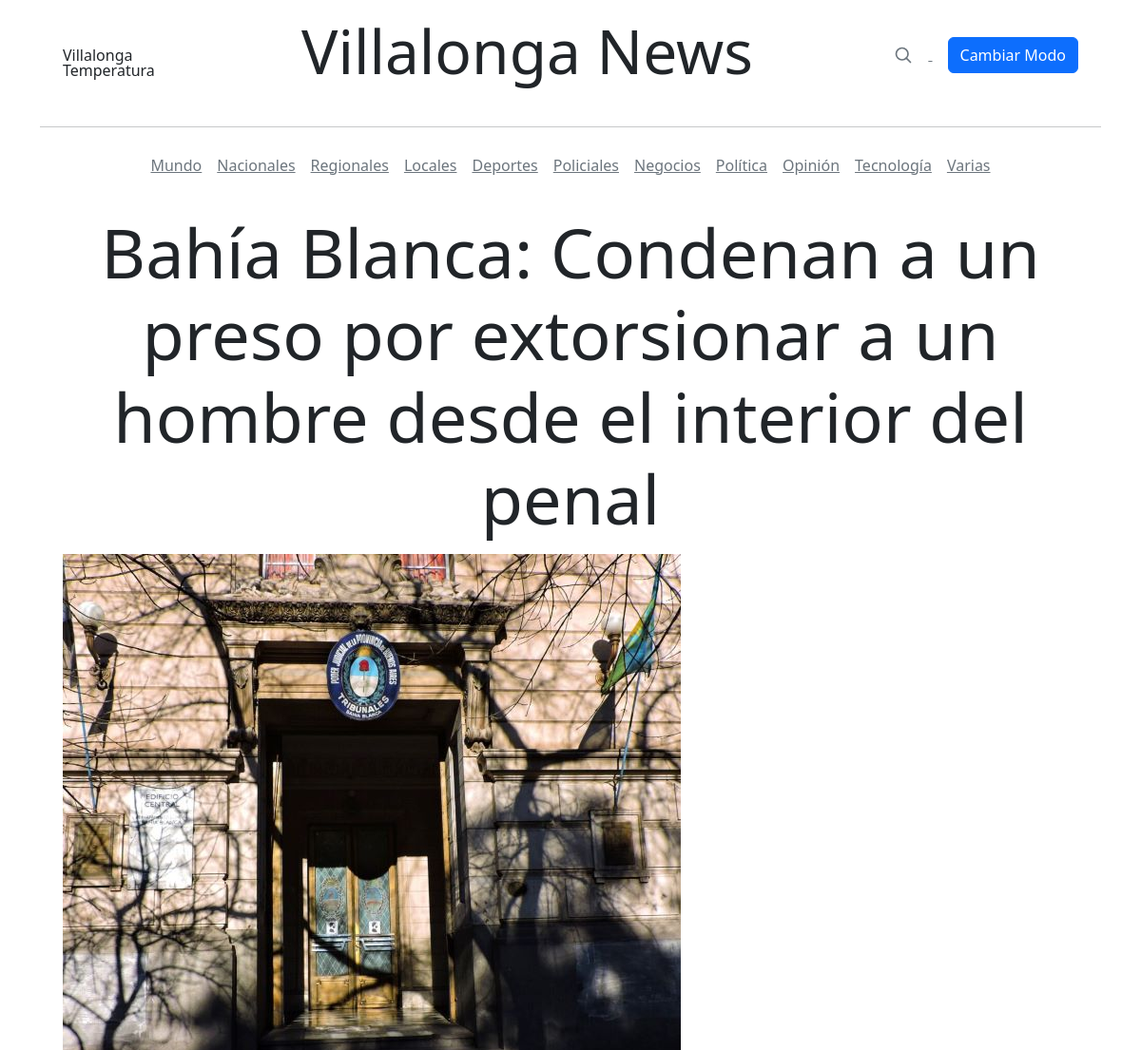
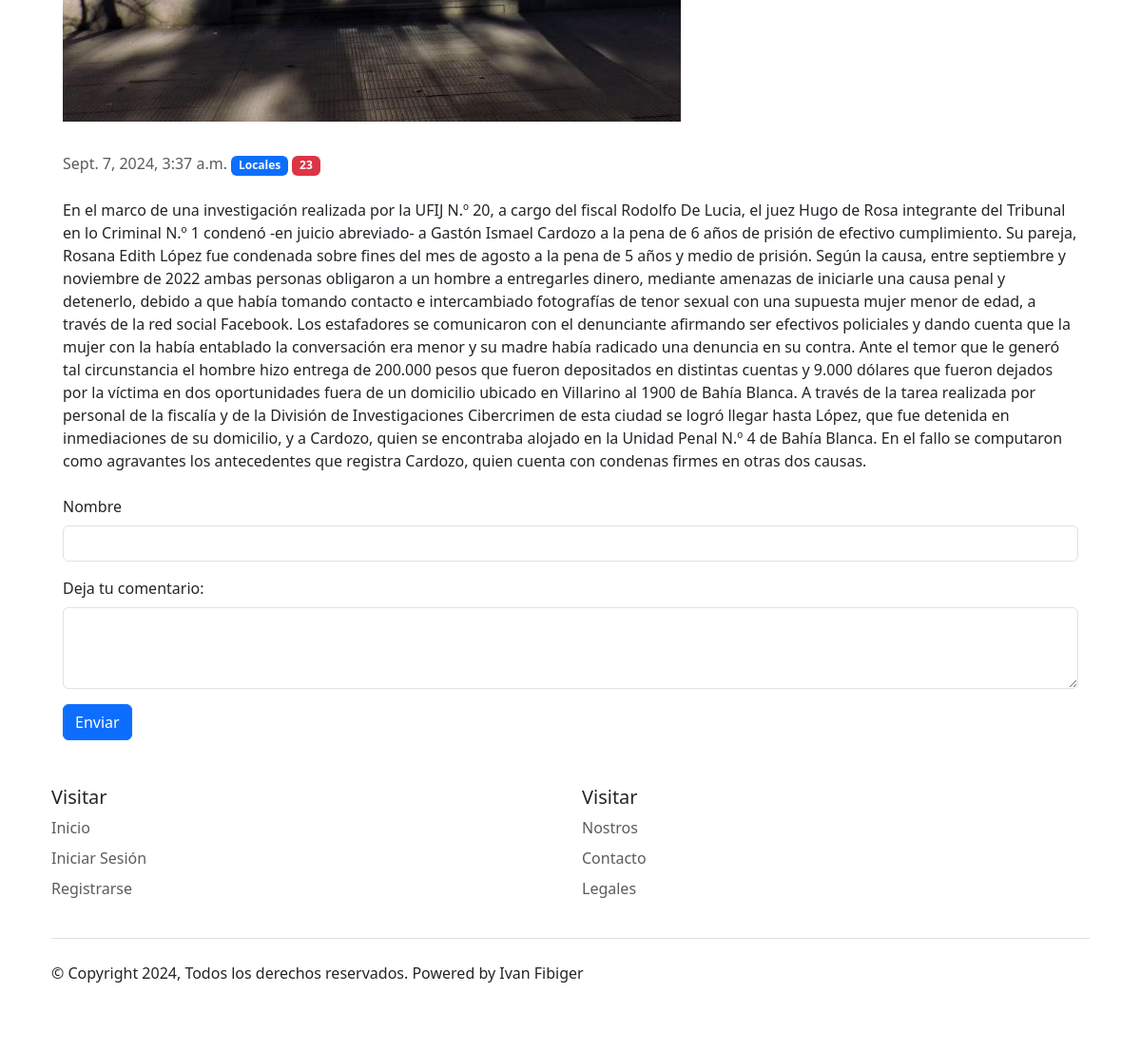
The page /articulo/1/ on the database its author committed (2 pictures, top to bottom).
### core/models.py (models this page shows, shortened)
class Article(models.Model):
    title = models.CharField(max_length=250)
    lead = models.TextField(null=True)
    body = models.TextField()
    media = models.FileField(upload_to='media/', null=True, blank=True)
    media_footer = models.CharField(max_length=250, blank=True)
    author = models.ForeignKey(User, on_delete=models.CASCADE, related_name='articles')
    category = models.ForeignKey(Category, on_delete=models.CASCADE)
    published_date = models.DateTimeField(auto_now_add=True)
    updated_date = models.DateTimeField(auto_now=True)
    is_featured = models.BooleanField(default=False)
    is_important = models.BooleanField(default=False)
    class Meta:
        ordering = ['-published_date']

class Category(models.Model):
    name = models.CharField(max_length=60, unique=True)
    def __str__(self):
        return self.name

### core/views.py (the view)
# urls.py: path('articulo/<int:id>/', views.article_detail, name='article_detail'),
def article_detail(request, id):
    article_detail = get_object_or_404(Article, id=id)
    return render(request, 'articulo.html', {'article_detail': article_detail})

### core/templates/articulo.html (shortened to what this page needs)
{% load static %}
<!DOCTYPE html>
<html lang="es">
<head>
  <link href="https://cdn.jsdelivr.net/npm/bootstrap@5.3.2/dist/css/bootstrap.min.css" rel="stylesheet"
>
  <link rel="stylesheet" type="text/css"
    href="https://cdnjs.cloudflare.com/ajax/libs/slick-carousel/1.8.1/slick.min.css" />
  <link rel="stylesheet" type="text/css"
    href="https://cdnjs.cloudflare.com/ajax/libs/slick-carousel/1.8.1/slick-theme.min.css" />
  <link rel="stylesheet" href="{% static 'css/blog.css' %}">
</head>
<body>
  <div class="container">
<div class="container">
  <header class="blog-header lh-1 py-3">
    <div class="container">
      <div class="row flex-nowrap justify-content-between align-items-center">
        <div class="col-4 col-sm-2">
          <div id="weatherWidget" class="tie-weather-widget is-animated d-none d-sm-block" title="Weather">
            <div class="weather-wrap">
              <div class="weather-forecast-day small-weather-icons">
                <div class="weather-icon">
                </div>
              </div>
              <div class="city-data">
                <span id="cityName">Villalonga</span>
                <span id="weatherTemp" class="weather-current-temp">Temperatura</span>
              </div>
            </div>
          </div>
        </div>
        <div class="col-4 col-sm-6 text-center">
          <h1 class="display-3 text-center"><a class="blog-header-logo text-dark" href="{% url 'index' %}" id="titulo-principal">Villalonga News</a></h1>
        </div>
        <div class="col-4 col-sm-3 text-end">
          <div id="collapseButtons" class="collapse d-sm-block">
            <a class="link-secondary me-3 d-none d-sm-inline" href="#" aria-label="Search">
              <svg xmlns="http://www.w3.org/2000/svg" width="20" height="20" fill="none" stroke="currentColor"
                stroke-linecap="round" stroke-linejoin="round" stroke-width="2" class="mx-3" role="img"
                viewBox="0 0 24 24">
                <title>Search</title>
                <circle cx="10.5" cy="10.5" r="7.5"></circle>
                <path d="M21 21l-5.2-5.2"></path>
              </svg>
            </a>
            <button id="modoBtn" class="btn btn-primary">Cambiar Modo</button>
          </div>
        </div>
      </div>
    </div>
  </header>
</div>
<hr>
<div class="nav-scroller py-1 mb-2">
  <nav class="nav d-flex justify-content-center">
    <a class="p-2 link-secondary" href="{% url 'category_detail' 'Mundo' %}">Mundo</a>
    <a class="p-2 link-secondary" href="{% url 'category_detail' 'Nacionales' %}">Nacionales</a>
    <a class="p-2 link-secondary" href="{% url 'category_detail' 'Regionales' %}">Regionales</a>
    <a class="p-2 link-secondary" href="{% url 'category_detail' 'Locales' %}">Locales</a>
    <a class="p-2 link-secondary" href="{% url 'category_detail' 'Deportes' %}">Deportes</a>
    <a class="p-2 link-secondary" href="{% url 'category_detail' 'Policiales' %}">Policiales</a>
    <a class="p-2 link-secondary" href="{% url 'category_detail' 'Negocios' %}">Negocios</a>
    <a class="p-2 link-secondary" href="{% url 'category_detail' 'Politica' %}">Política</a>
    <a class="p-2 link-secondary" href="{% url 'category_detail' 'Opinión' %}">Opinión</a>
    <a class="p-2 link-secondary" href="{% url 'category_detail' 'Tecnologia' %}">Tecnología</a>
    <a class="p-2 link-secondary" href="{% url 'category_detail' 'Varias' %}">Varias</a>
  </nav>
</div>
  <div class="container-fluid">
    <main class="mt-4">
      <div class="container">
        <h2 class="mb-3 text-center display-2">{{article_detail.title}}</h2>
        <img src="{{ article_detail.media.url }}" alt="{{ article_detail.title }}" class="img-fluid mb-3">
        <span class="text-muted mr-2">{{ article_detail.published_date }}</span>
        <span class="badge bg-primary text-light mr-2">{{ article_detail.category}}</span>
        <span class="badge bg-danger"> 23</span>
        <p class="mt-4">
          {{article_detail.body}}
        </p>
        <form action="" class="mt-4">
          <div class="mb-3">
            <label for="FormControlInput1" class="form-label">Nombre</label>
            <input type="email" class="form-control" id="FormControlInput1">
          </div>
          <div class="mb-3">
            <label for="FormControlTextarea1" class="form-label">Deja tu comentario: </label>
            <textarea class="form-control" id="FormControlTextarea1" rows="3"></textarea>
          </div>
          <button type="button" class="btn btn-primary">Enviar</button>
        </form>
      </div>
    </main>
  </div>
    <div class="container">
      <footer class="py-5">
        <div class="row">
          <div class="col-6 col-md-6 mb-2">
            <h5>Visitar</h5>
            <ul class="nav flex-column">
              <li class="nav-item mb-2"><a href="{% url 'index' %}" class="nav-link p-0 text-body-secondary">Inicio</a></li>
              <li class="nav-item mb-2"><a href="#" class="nav-link p-0 text-body-secondary">Iniciar Sesión</a></li>
              <li class="nav-item mb-2"><a href="#" class="nav-link p-0 text-body-secondary">Registrarse</a></li>
            </ul>
          </div>
          <div class="col-6 col-md-6 mb-2">
            <h5>Visitar</h5>
            <ul class="nav flex-column">
              <li class="nav-item mb-2"><a href="#" class="nav-link p-0 text-body-secondary">Nostros</a></li>
              <li class="nav-item mb-2"><a href="#" class="nav-link p-0 text-body-secondary">Contacto</a></li>
              <li class="nav-item mb-2"><a href="#" class="nav-link p-0 text-body-secondary">Legales</a></li>
            </ul>
          </div>
        </div>
        <div class="d-flex flex-column flex-sm-row justify-content-between py-4 my-4 border-top">
          <p>© Copyright 2024, Todos los derechos reservados. Powered by Ivan Fibiger</p>
          <ul class="list-unstyled d-flex">
            <li class="ms-3"><a class="link-body-emphasis" href="#"><svg class="bi" width="24" height="24">
                  <use xlink:href="#twitter"></use>
                </svg></a></li>
            <li class="ms-3"><a class="link-body-emphasis" href="#"><svg class="bi" width="24" height="24">
                  <use xlink:href="#instagram"></use>
                </svg></a></li>
            <li class="ms-3"><a class="link-body-emphasis" href="#"><svg class="bi" width="24" height="24">
                  <use xlink:href="#facebook"></use>
                </svg></a></li>
          </ul>
        </div>
      </footer>
    </div>
  </div>
</body>
</html>

### static/css/blog.css (style rules this page uses)
.container { position: relative; }
#titulo-principal { text-decoration: none; }

### rows shown on the page
Article: title "Bahía Blanca: Condenan a un preso por extorsionar a un hombre desde el interior del penal", media (picture), published_date "Sept. 7, 2024, 3:37 a.m.", category "Locales", body "En el marco de una investigación realizada por la UFIJ N.º 20, a cargo del fiscal Rodolfo De Lucia, el juez Hugo de Rosa integrante del Tribunal en lo Criminal N.º 1 condenó -en juicio abreviado- a Gastón Ismael Cardozo a la pena de 6 años de prisión de efectivo cumplimiento. Su pareja, Rosana Edith López fue condenada sobre fines del mes de agosto a la pena de 5 años y medio de prisión. Según la causa, entre septiembre y noviembre de 2022 ambas personas obligaron a un hombre a entregarles dinero, mediante amenazas de iniciarle una causa penal y detenerlo, debido a que había tomando contacto e intercambiado fotografías de tenor sexual con una supuesta mujer menor de edad, a través de la red…"
